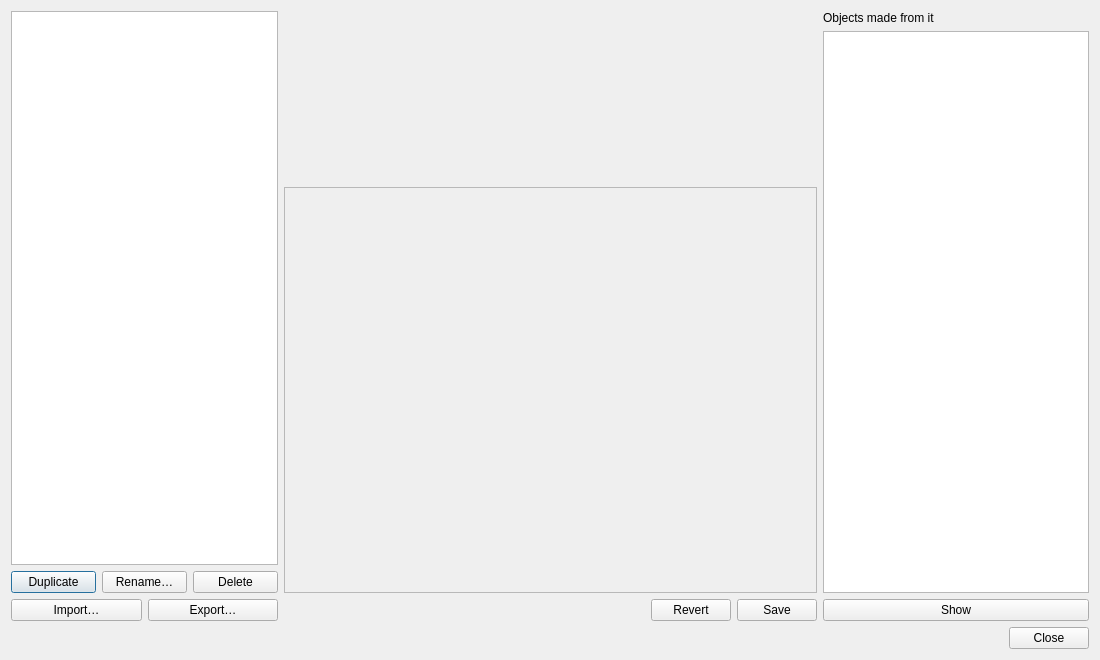
<?xml version="1.0" encoding="UTF-8"?>
<ui version="4.0">
 <class>PresetsDialog</class>
 <widget class="QDialog" name="PresetsDialog">
  <property name="geometry">
   <rect>
    <x>0</x>
    <y>0</y>
    <width>1100</width>
    <height>660</height>
   </rect>
  </property>
  <property name="windowTitle">
   <string>Manage presets</string>
  </property>
  <layout class="QVBoxLayout" name="verticalLayoutDialog">
   <item>
    <layout class="QHBoxLayout" name="horizontalLayoutColumns" stretch="1,2,1">
     <item>
      <layout class="QVBoxLayout" name="verticalLayoutList">
       <item>
        <widget class="QListWidget" name="listPresets"/>
       </item>
       <item>
        <layout class="QHBoxLayout" name="horizontalLayoutListButtons">
         <item>
          <widget class="QPushButton" name="pushButtonDuplicate">
           <property name="text">
            <string>Duplicate</string>
           </property>
          </widget>
         </item>
         <item>
          <widget class="QPushButton" name="pushButtonRename">
           <property name="text">
            <string>Rename…</string>
           </property>
          </widget>
         </item>
         <item>
          <widget class="QPushButton" name="pushButtonDelete">
           <property name="text">
            <string>Delete</string>
           </property>
          </widget>
         </item>
        </layout>
       </item>
       <item>
        <layout class="QHBoxLayout" name="horizontalLayoutPackButtons">
         <item>
          <widget class="QPushButton" name="pushButtonImport">
           <property name="text">
            <string>Import…</string>
           </property>
          </widget>
         </item>
         <item>
          <widget class="QPushButton" name="pushButtonExport">
           <property name="text">
            <string>Export…</string>
           </property>
          </widget>
         </item>
        </layout>
       </item>
      </layout>
     </item>
     <item>
      <layout class="QVBoxLayout" name="verticalLayoutPreset">
       <item>
        <widget class="QLabel" name="labelSample">
         <property name="minimumSize">
          <size>
           <width>260</width>
           <height>170</height>
          </size>
         </property>
         <property name="alignment">
          <set>Qt::AlignmentFlag::AlignCenter</set>
         </property>
        </widget>
       </item>
       <item>
        <widget class="QScrollArea" name="scrollAreaEditors">
         <property name="widgetResizable">
          <bool>true</bool>
         </property>
         <widget class="QWidget" name="editorsHost">
          <property name="geometry">
           <rect>
            <x>0</x>
            <y>0</y>
            <width>480</width>
            <height>360</height>
           </rect>
          </property>
          <layout class="QVBoxLayout" name="verticalLayoutEditors"/>
         </widget>
        </widget>
       </item>
       <item>
        <layout class="QHBoxLayout" name="horizontalLayoutPresetButtons">
         <item>
          <spacer name="horizontalSpacerPresetButtons">
           <property name="orientation">
            <enum>Qt::Orientation::Horizontal</enum>
           </property>
           <property name="sizeHint" stdset="0">
            <size>
             <width>40</width>
             <height>20</height>
            </size>
           </property>
          </spacer>
         </item>
         <item>
          <widget class="QPushButton" name="pushButtonRevert">
           <property name="text">
            <string>Revert</string>
           </property>
          </widget>
         </item>
         <item>
          <widget class="QPushButton" name="pushButtonSave">
           <property name="text">
            <string>Save</string>
           </property>
          </widget>
         </item>
        </layout>
       </item>
      </layout>
     </item>
     <item>
      <layout class="QVBoxLayout" name="verticalLayoutUses">
       <item>
        <widget class="QLabel" name="labelUses">
         <property name="text">
          <string>Objects made from it</string>
         </property>
         <property name="wordWrap">
          <bool>true</bool>
         </property>
        </widget>
       </item>
       <item>
        <widget class="QTreeWidget" name="treeUses">
         <property name="headerHidden">
          <bool>true</bool>
         </property>
         <column>
          <property name="text">
           <string notr="true">1</string>
          </property>
         </column>
        </widget>
       </item>
       <item>
        <widget class="QPushButton" name="pushButtonShow">
         <property name="text">
          <string>Show</string>
         </property>
        </widget>
       </item>
      </layout>
     </item>
    </layout>
   </item>
   <item>
    <widget class="QDialogButtonBox" name="buttonBox">
     <property name="standardButtons">
      <set>QDialogButtonBox::StandardButton::Close</set>
     </property>
    </widget>
   </item>
  </layout>
 </widget>
 <resources/>
 <connections/>
</ui>
